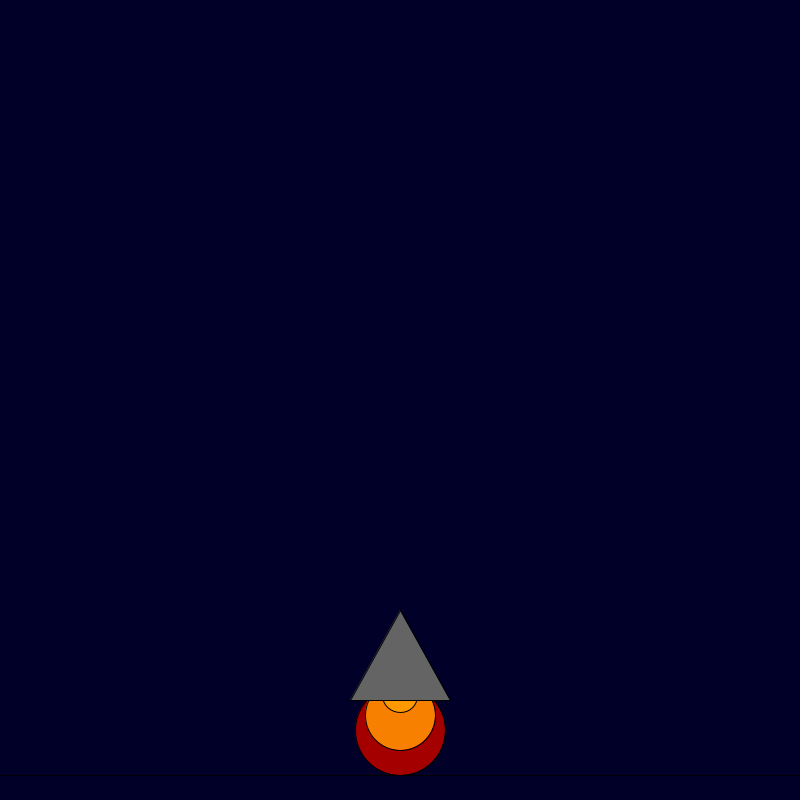
Frame 1 (no input)
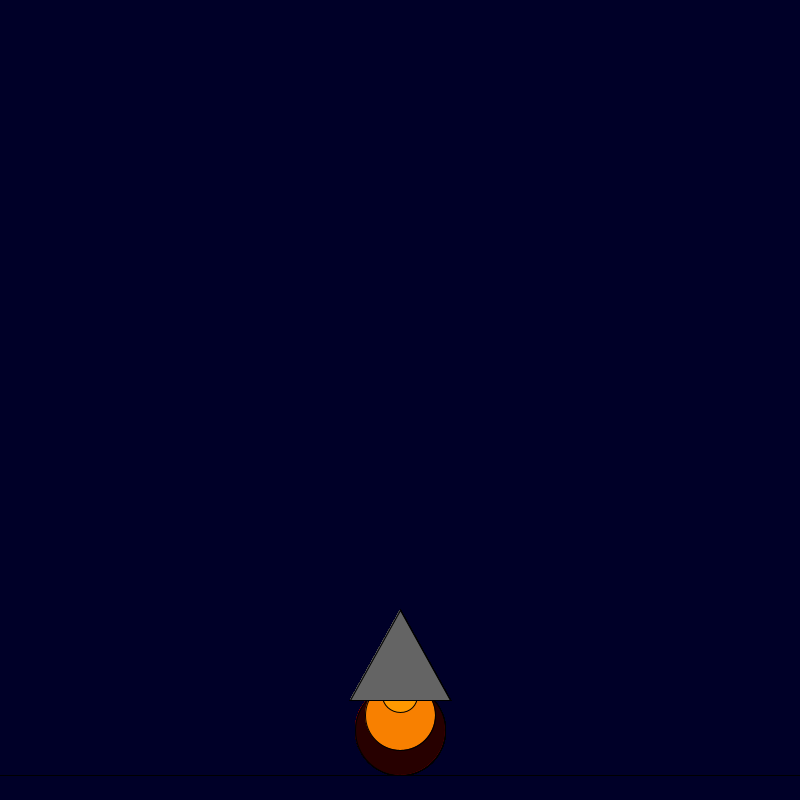
Frame 60 (the mouse pressed at the canvas centre just before this capture)
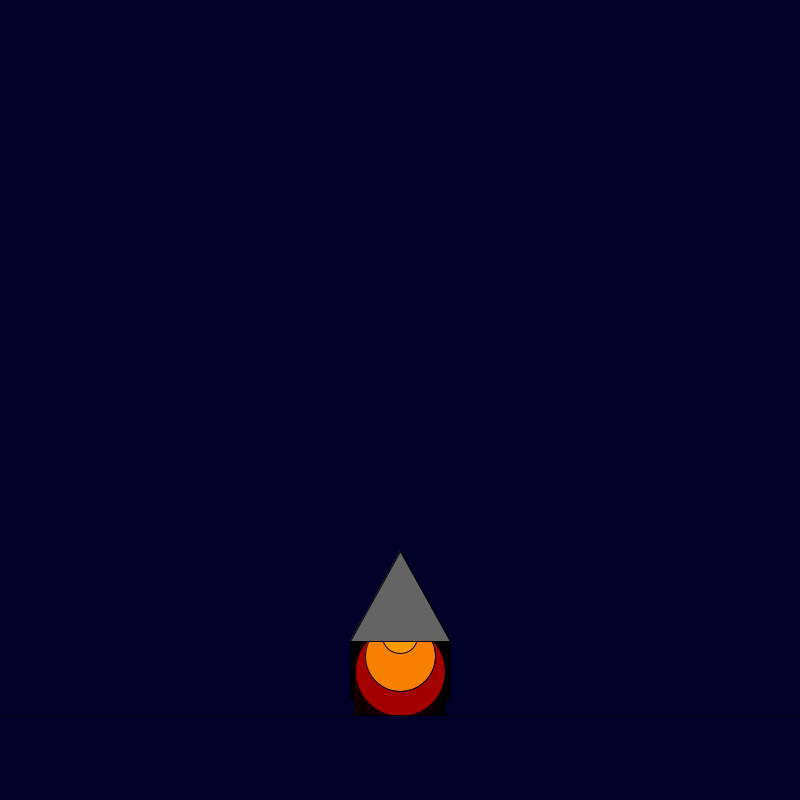
Frame 120 (the mouse held since frame 60 and released just before this capture)

The Processing sketch that drew these frames (run headless with seeded random() and noise(); from frame 60 on, the mouse is pressed at the canvas centre):

// Processing sketch: Blastoff_Complete
// ── Blastoff_Complete.pde
int x = 400; 
int y = 600; 
boolean takeoff = false;
int o = 25;
void setup() {

    background(0, 0, 40); size(800, 800);

}

void draw() {
    fill(random(255), 0, 0);
    ellipse(x, y + 130, 90, 90);
    fill(248, 128, 0);
    ellipse(x, y + 115, 70, 70);
    fill(255, 153, 0);
    ellipse(x, y + 95, 35, 35);
    fill(100, 100, 100);
    triangle(x, y + 10, x + 50, y + 100, x - 50, y + 100);
    
    if(mousePressed || takeoff == true){
  takeoff = true;
  y--;
  o++;
  }
  fill(0, 0, 40);
  rect(x - 450, y + 175, 1000 , o );
 } 
